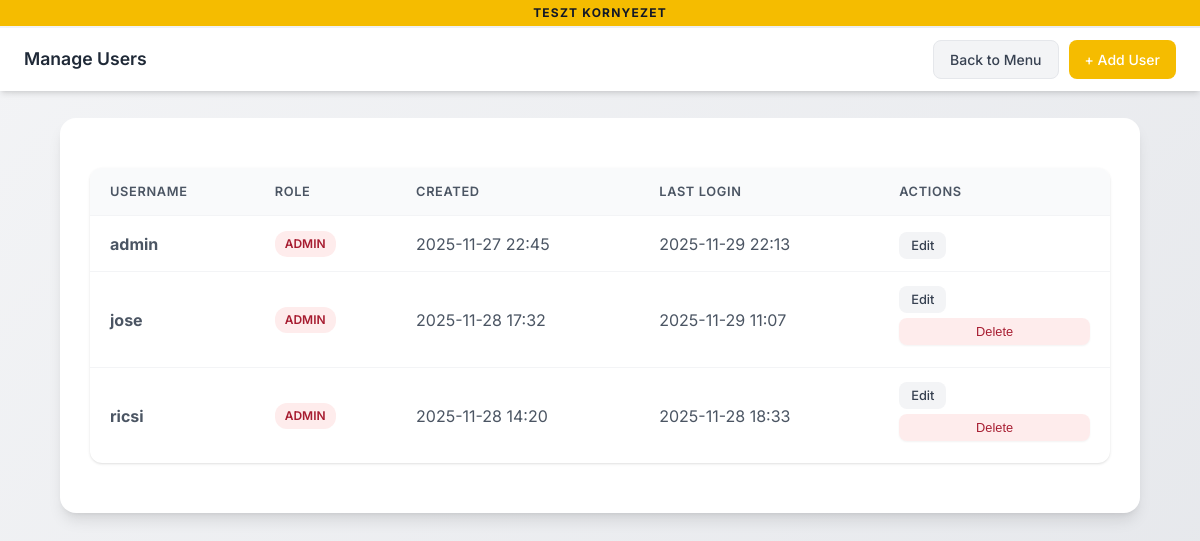
The app's page /manage_users (signed in), older data.
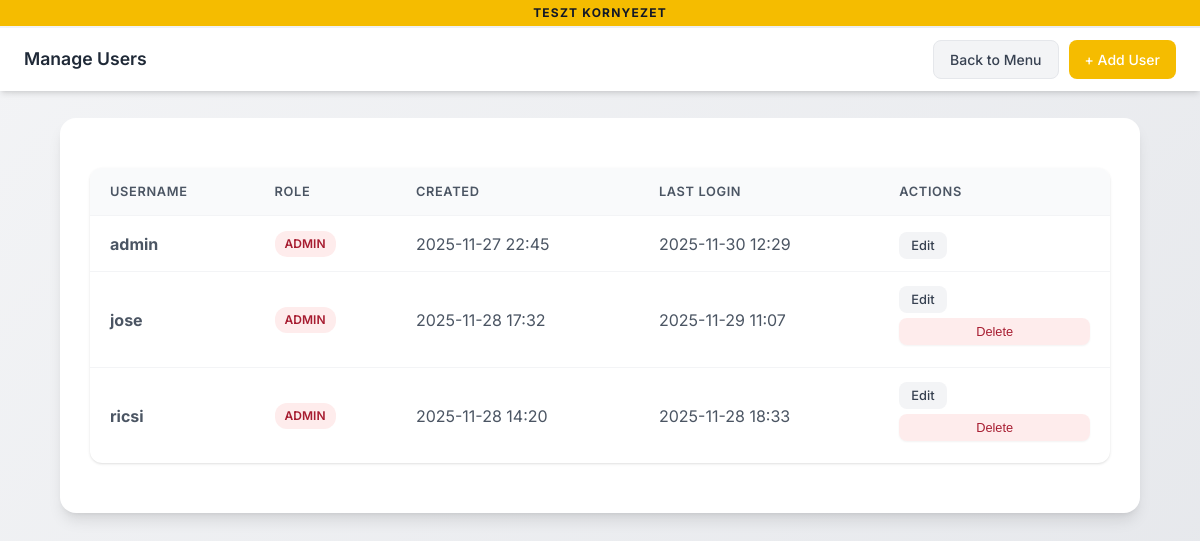
The same page, newer data.
### tables this page shows
CREATE TABLE users (
                id INTEGER PRIMARY KEY,
                username TEXT UNIQUE NOT NULL,
                password_hash TEXT NOT NULL,
                salt TEXT NOT NULL,
                role TEXT DEFAULT 'user',
                created_at TIMESTAMP DEFAULT CURRENT_TIMESTAMP,
                last_login TIMESTAMP
            );

### app.py (the view)
@app.route('/manage_users')
@admin_required
def manage_users():
    users = query_db("SELECT id, username, role, created_at, last_login FROM users ORDER BY username")
    return render_template('manage_users.html', users=users)

### app.py (called while the page is built)
def query_db(query: str, args: tuple = (), one: bool = False) -> list | sqlite3.Row | None:
    conn = sqlite3.connect(DATABASE)
    conn.row_factory = sqlite3.Row
    cur = conn.cursor()
    cur.execute(query, args)
    rv = cur.fetchall()
    conn.commit()
    conn.close()
    return (rv[0] if rv else None) if one else rv

def login_required(f):
    @wraps(f)
    def decorated_function(*args, **kwargs):
        if 'user_id' not in session:
            if request.is_json:
                return jsonify({"status": "error", "message": "Authentication required"}), 401
            return redirect(url_for('login', next=request.url))
        if 'last_activity' in session:
            last_activity = datetime.fromisoformat(session['last_activity'])
            if datetime.now() - last_activity > timedelta(minutes=SESSION_TIMEOUT_MINUTES):
                session.clear()
                if request.is_json:
                    return jsonify({"status": "error", "message": "Session expired"}), 401
                return redirect(url_for('login', next=request.url))
        session['last_activity'] = datetime.now().isoformat()
        return f(*args, **kwargs)
    return decorated_function

### templates/manage_users.html (shortened to what this page needs)
<!DOCTYPE html>
<html lang="en">
<head>
    <link rel="stylesheet" href="{{ url_for('static', filename='style.css') }}">
</head>
<body>
    <div class="env-indicator {{ 'test' if billingo_env == 'test' else 'prod' }}">
        {% if billingo_env == 'test' %}
            TESZT kornyezet
        {% else %}
            ÉLES RENDSZER
        {% endif %}
    </div>
    <nav class="top-nav">
        <span class="nav-title">Manage Users</span>
        <div class="nav-actions">
            <a href="{{ url_for('main_menu') }}" class="nav-btn secondary">Back to Menu</a>
            <a href="{{ url_for('add_user') }}" class="nav-btn primary">+ Add User</a>
        </div>
    </nav>
    <div class="container">
        {% if users %}
        <table class="users-table">
            <thead>
                <tr>
                    <th>Username</th>
                    <th>Role</th>
                    <th>Created</th>
                    <th>Last Login</th>
                    <th>Actions</th>
                </tr>
            </thead>
            <tbody>
                {% for user in users %}
                <tr>
                    <td><strong>{{ user[1] }}</strong></td>
                    <td>
                        <span class="role-badge {{ user[2] }}">{{ user[2]|upper }}</span>
                    </td>
                    <td>{{ user[3][:16] if user[3] else '-' }}</td>
                    <td>{{ user[4][:16] if user[4] else 'Never' }}</td>
                    <td>
                        <a href="{{ url_for('edit_user', id=user[0]) }}" class="action-btn edit">Edit</a>
                        {% if user[1] != current_user %}
                        <button onclick="deleteUser({{ user[0] }}, '{{ user[1] }}')" class="action-btn delete">Delete</button>
                        {% endif %}
                    </td>
                </tr>
                {% endfor %}
            </tbody>
        </table>
        {% else %}
        <div class="empty-state">
            <h3>No users found</h3>
            <p>Add your first user to get started.</p>
        </div>
        {% endif %}
    </div>
</body>
</html>

Row changes from the older to the newer data that the page shows:
changed users "admin": last_login "2025-11-29 22:13" → "2025-11-30 12:29"
